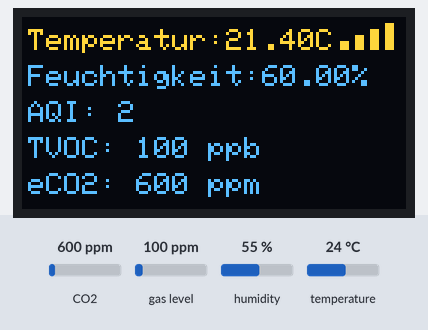
The sketch below on a simulated ESP32. Parts: 128×64 one-colour display. Inputs (shaded band) come from the test bench; at power-on: CO2 600 ppm, gas level 100 ppm, humidity 55 %, temperature 24 °C. The OLED is the two-colour kind (top 16 rows yellow); WiFi joins after 1.5 s; servers stay silent unless stated; no MQTT or app messages arrive unless stated; what the sketch prints to the serial monitor is not drawn.

Above: at 3.0 s.
3.1 s: CO2 set to 452 ppm
At 4.4 s:
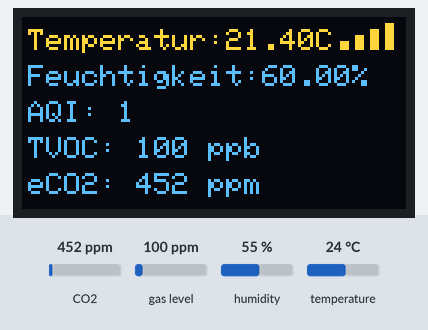
5.6 s: gas level set to 20 ppm
At 6.8 s:
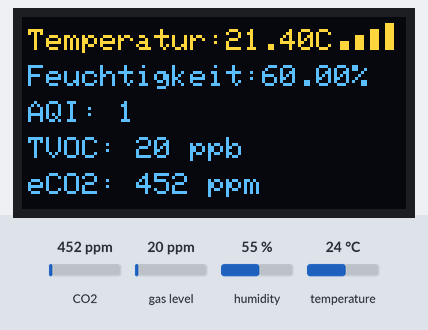
7.8 s: humidity set to 22 %
At 9.2 s:
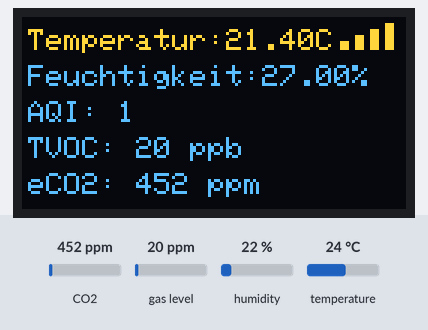
10.0 s: temperature set to 12 °C
At 11.6 s:
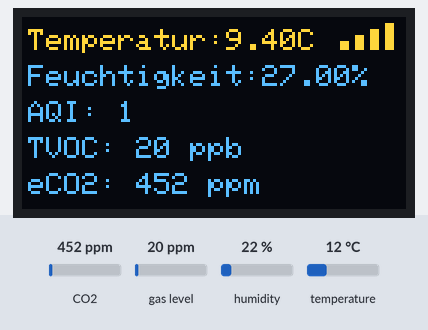
Timing chart, 0 to 13.1 s (numbered marks = the images above; inputs shaded):
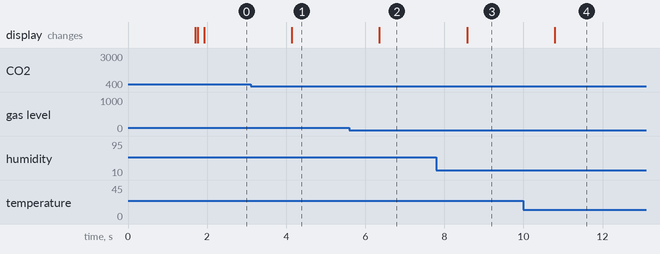

Measured:
- after the input at 3.1 s, the display: changes after 1.0 s (image 1)
- after the input at 5.6 s, the display: changes after 0.76 s (image 2)
- after the input at 7.8 s, the display: changes after 0.78 s (image 3)
- after the input at 10.0 s, the display: changes after 0.80 s (image 4)

The sketch:

wifi.ino
```cpp
#include <Wire.h>
#include <WiFi.h>
#include <PubSubClient.h>
#include <Adafruit_AHTX0.h>  // AHT20/AHT21 Sensor
#include "ScioSense_ENS160.h" // ENS160 library
#include <Adafruit_GFX.h>
#include <Adafruit_SSD1306.h>

#define SCREEN_WIDTH 128
#define SCREEN_HEIGHT 64
#define OLED_RESET    -1
Adafruit_SSD1306 display(SCREEN_WIDTH, SCREEN_HEIGHT, &Wire, OLED_RESET);

Adafruit_AHTX0 aht;
ScioSense_ENS160 ens160(0x53); // ENS160 I2C address 0x53 (ENS160+AHT21)

// Variablen für Temperatur und Luftfeuchtigkeit
float tempC;
float tempF;
float humidity;

// WiFi und MQTT Server Zugangsdaten
const char* ssid = "OhneGehtNichtOben";
const char* password = "musiker12";

WiFiClient espClient;
PubSubClient client(espClient);

void setup_wifi() {
    delay(10);
    Serial.println("Verbindung zu WiFi herstellen...");
    WiFi.begin(ssid, password);
    while (WiFi.status() != WL_CONNECTED) {
        delay(500);
        Serial.print(".");
    }
    Serial.println("\nWiFi verbunden");
}

void reconnect() {
    while (!client.connected()) {
        Serial.print("Verbindung zum MQTT-Server herstellen...");
        if (client.connect("ESP32Client")) {
            Serial.println("verbunden");
        } else {
            Serial.print("Fehler, rc=");
            Serial.print(client.state());
            Serial.println(" - Neuer Versuch in 5 Sekunden");
            delay(5000);
        }
    }
}

// Funktion zum direkten Lesen eines 16-Bit-Registers
uint16_t readRegister16(uint8_t reg) {
    Wire.beginTransmission(0x53);
    Wire.write(reg);
    Wire.endTransmission();
    Wire.requestFrom(0x53, (uint8_t)2);
    uint16_t value = (Wire.read() << 8) | Wire.read();
    return value;
}

// Ermittelt die Anzahl der Balken anhand des RSSI-Wertes
uint8_t getWifiBars(long rssi) {
    // Anhand typischer RSSI-Werte (anpassbar)
    if (rssi > -60) return 4;  // sehr gutes Signal
    else if (rssi > -67) return 3; // gutes Signal
    else if (rssi > -74) return 2; // mittleres Signal
    else if (rssi > -81) return 1; // schwaches Signal
    else return 0;                 // sehr schwach/kein Signal
}

// Zeichnet die WLAN-Balken oben rechts
void drawWifiBars(uint8_t bars) {
    // Position oben rechts, z.B. ab x=100, y=0
    int xBase = 106;
    int yBase = 0;
    int barWidth = 3;
    int barSpacing = 2;
    // Balkenhöhen von unten nach oben
    // z.B. jeder Balken 2 Pixel höher als der nächste
    // Höhe für Balken:
    // 1. Balken (unterste): Höhe 3 Pixel
    // 2. Balken: Höhe 5 Pixel
    // 3. Balken: Höhe 7 Pixel
    // 4. Balken: Höhe 9 Pixel
    // Die Balken werden von unten nach oben gezeichnet.
    // Offset von unten (ausgehend von y=0 oben):
    // Wir können von unten (y=64) hoch rechnen, aber da oben rechts gezeichnet wird,
    // nehmen wir einfach yBase als Start und zeichnen nach unten.
    // Alternativ drehen wir die Logik um und zeichnen von oben nach unten.
    // Hier zeichnen wir einfach stapelnd von unten nach oben:
    // Da das Display 64 Pixel hoch ist, platzieren wir die Balken oben rechts:
    // Wir sagen einfach, der unterste Balken beginnt bei y=12.
    // Dann jeder Balken weiter oben.
    // Anpassung möglich je nach Geschmack.
    int bottomY = 8;
    // bars = Anzahl der Balken, von unten nach oben

    // Balken 1 (falls bars >= 1)
    if (bars >= 1) {
      display.fillRect(xBase, bottomY, barWidth, 3, SSD1306_WHITE);
    }
    // Balken 2 (falls bars >= 2)
    if (bars >= 2) {
      display.fillRect(xBase + barWidth + barSpacing, bottomY - 2, barWidth, 5, SSD1306_WHITE);
    }
    // Balken 3 (falls bars >= 3)
    if (bars >= 3) {
      display.fillRect(xBase + 2*(barWidth + barSpacing), bottomY - 4, barWidth, 7, SSD1306_WHITE);
    }
    // Balken 4 (falls bars >= 4)
    if (bars == 4) {
      display.fillRect(xBase + 3*(barWidth + barSpacing), bottomY - 6, barWidth, 9, SSD1306_WHITE);
    }
}

void setup() {
    Serial.begin(9600);
    setup_wifi();
    client.setServer("147.185.221.23", 36555);

    Serial.println("------------------------------------------------------------");
    Serial.println("ENS160 und AHT20/AHT21 - Sensoren initialisieren");
    Serial.println("------------------------------------------------------------");
    Wire.begin(16, 17); // SDA an D16, SCL an D17

    if (!display.begin(SSD1306_SWITCHCAPVCC, 0x3C)) {
        Serial.println("SSD1306 konnte nicht gefunden werden.");
        for(;;);
    }
    display.clearDisplay();
    display.setTextSize(1);
    display.setTextColor(SSD1306_WHITE);
    display.setCursor(0,0);
    display.println("Init...");
    display.display();

    if (ens160.begin()) {
        Serial.println("ENS160 erfolgreich initialisiert.");
        ens160.setMode(ENS160_OPMODE_STD);
    } else {
        Serial.println("ENS160 konnte nicht initialisiert werden.");
    }

    if (!aht.begin()) {
        Serial.println("AHT konnte nicht gefunden werden! Überprüfen Sie die Verkabelung.");
        while (1) delay(10);
    } else {
        Serial.println("AHT10 oder AHT20 gefunden.");
    }

    display.clearDisplay();
    display.setCursor(0,0);
    display.println("Verbinde WLAN...");
    display.display();
    while (WiFi.status() != WL_CONNECTED) {
      delay(100);
    }

    display.clearDisplay();
    display.setCursor(0,0);
    display.println("Verbinde MQTT...");
    display.display();
    while (!client.connected()) {
        if (client.connect("ESP32Client")) {
            // verbunden
        } else {
            delay(500);
        }
    }
    display.clearDisplay();
}
float tempCorrection = -2.6; // Differenz zur Referenztemperatur
float humidityCorrection = 5.0; // Differenz zur Referenzfeuchtigkeit

unsigned long lastMQTTReconnectAttempt = 0; // Timer für MQTT-Reconnect
const long mqttReconnectInterval = 5000;   // 5 Sekunden

void loop() {
    // MQTT-Verbindung alle 5 Sekunden überprüfen
    if (!client.connected() && (millis() - lastMQTTReconnectAttempt > mqttReconnectInterval)) {
        lastMQTTReconnectAttempt = millis();
        reconnect(); // Versuch, MQTT erneut zu verbinden
    }

    client.loop(); // MQTT-Client aktualisieren

    // AHT20/AHT21 Daten auslesen
    sensors_event_t humidity1, temp;
    aht.getEvent(&humidity1, &temp);
    tempC = temp.temperature + tempCorrection;
    tempF = temp.temperature * 1.8 + 32;
    humidity = humidity1.relative_humidity + humidityCorrection;

    ens160.set_envdata(tempC, humidity);

    int aqi = -1;
    int tvoc = -1;
    int eco2 = -1;

    if (ens160.available()) {
        ens160.measure(true);
        ens160.measureRaw(true);
        aqi = ens160.getAQI();
        tvoc = ens160.getTVOC();
        eco2 = ens160.geteCO2();
    }

    // Werte auf Display ausgeben
    display.clearDisplay();
    display.setTextSize(1);
    display.setTextColor(SSD1306_WHITE);

    display.setCursor(2,4);
    display.print("Temperatur:");
    display.print(tempC, 2);
    display.print("C");
    display.setCursor(2,16);
    display.print("Feuchtigkeit:");
    display.print(humidity, 2);
    display.print("%");

    long rssi = WiFi.RSSI();
    uint8_t bars = getWifiBars(rssi);
    drawWifiBars(bars);

    display.setCursor(2,28);
    display.print("AQI: ");
    display.print(aqi);

    display.setCursor(2,40);
    display.print("TVOC: ");
    display.print(tvoc);
    display.print(" ppb");

    display.setCursor(2,52);
    display.print("eCO2: ");
    display.print(eco2);
    display.print(" ppm");

    display.display();

    // Optional: Sensorwerte weiterhin an MQTT senden, falls verbunden
    if (client.connected()) {
        client.publish("sensor/temperatureC", (String(tempC) + " °C").c_str());
        client.publish("sensor/humidity", (String(humidity) + " % rH").c_str());
        client.publish("sensor/air_quality/aqi", (String(aqi) + " AQI").c_str());
        client.publish("sensor/air_quality/tvoc", (String(tvoc) + " ppb").c_str());
        client.publish("sensor/air_quality/eco2", (String(eco2) + " ppm").c_str());
    }

    delay(1000);
}
```
